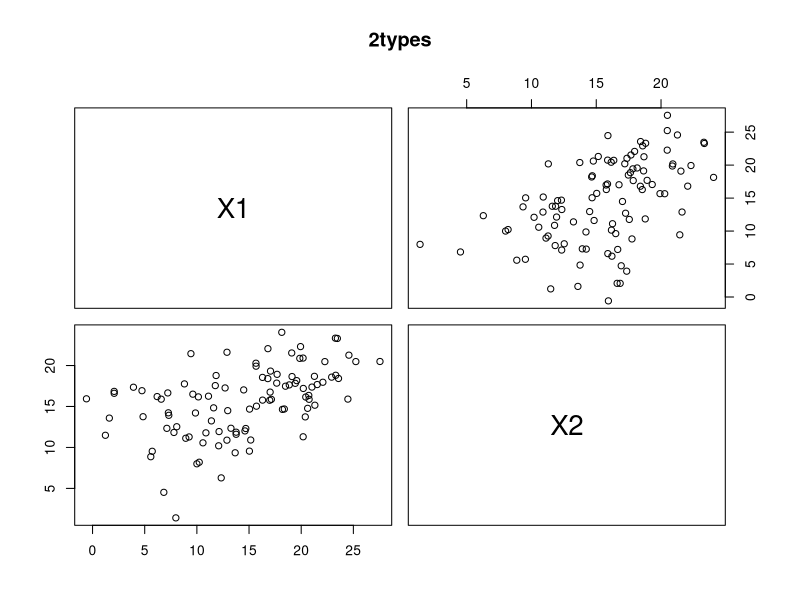

Write the R code that produced this figure.
library(e1071)

# train

X1 = c(rnorm(50, mean = 10, sd = 4), rnorm(50, mean = 20, sd = 3))
X2 = c(rnorm(50, mean = 14, sd = 4), rnorm(50, mean = 18, sd = 3))
TYPE = c(rep.int("1", 50), rep.int("2", 50))

f = data.frame(X1, X2, TYPE)

pairs(f[1:2], main = "2types", pch = 21, bg=c("red", "blue")[unclass(f$TYPE)])

classifier <- naiveBayes(f[,-3], f$TYPE)


# test
set.seed(64761)

X1 = c(rnorm(50, mean = 10, sd = 4), rnorm(50, mean = 20, sd = 3))
X2 = c(rnorm(50, mean = 14, sd = 4), rnorm(50, mean = 18, sd = 3))
TYPE = c(rep.int("1", 50), rep.int("2", 50))



f_test = data.frame(X1, X2, TYPE)

print(f_test)

predictedd = predict(classifier, f_test[,-3]) 

print(classifier)

table(predictedd) 
table(f_test$TYPE)

table(predictedd, f_test$TYPE)

